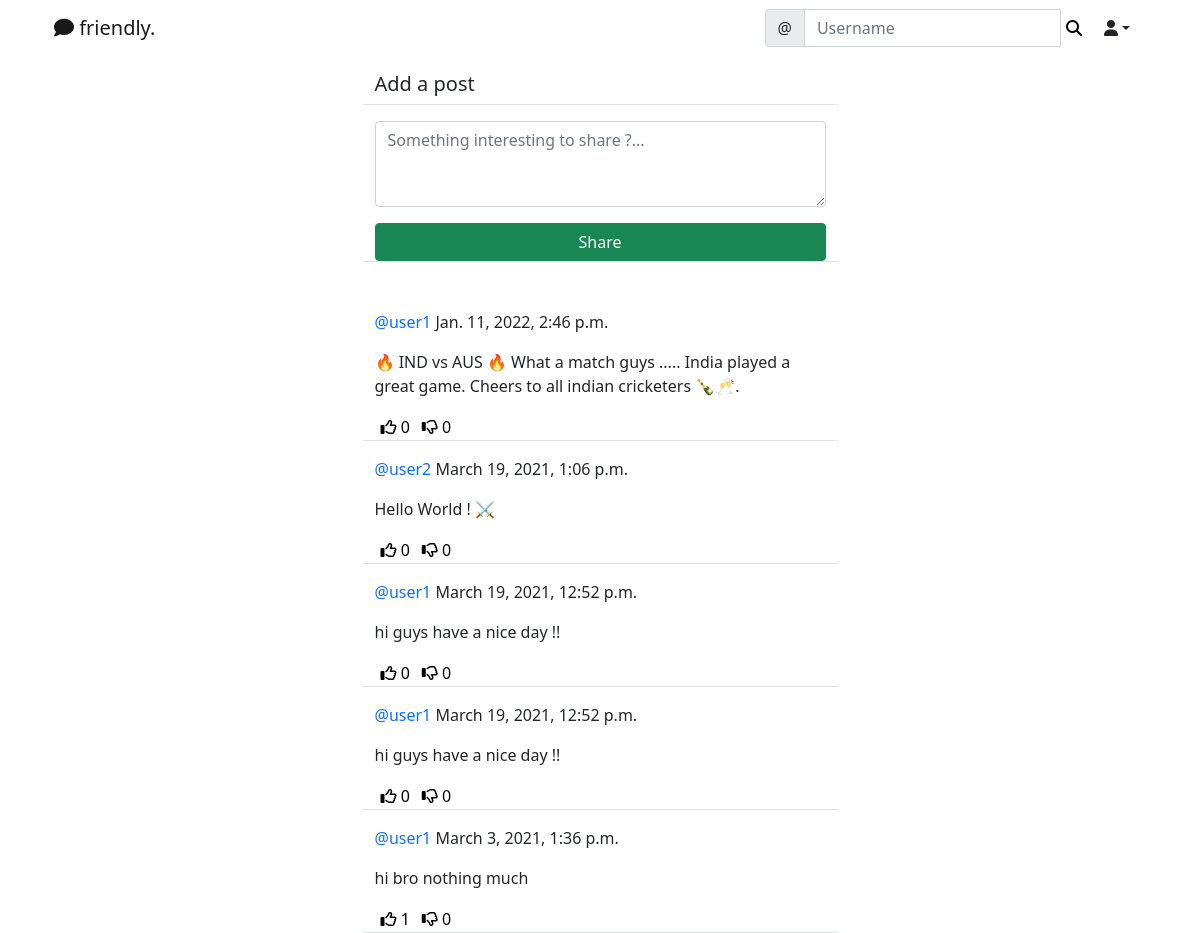
/social/ (signed in), run on the app's committed database.
### social/models.py (models this page shows)
class Post(models.Model):
    body = models.TextField()
    created_on = models.DateTimeField(default=timezone.now)
    author = models.ForeignKey(User, on_delete=models.CASCADE)
    likes = models.ManyToManyField(User, blank=True, related_name='likes')
    dislikes = models.ManyToManyField(User, blank=True, related_name='dislikes')

### social/views.py (the view, shortened to what this page needs)
# urls.py: path('', PostListView.as_view(), name='post-list'),
class PostListView(LoginRequiredMixin, View):
    def get(self, request, *args, **kwargs):
        loggedin_user = request.user
        posts = Post.objects.filter(
            author__profile__followers__in = [loggedin_user.id]
        ).order_by('-created_on')
        form = PostForm()
        context = {
            'post_list': posts,
            'form': form,
        }
        return render(request, 'social/post_list.html', context)

### social/forms.py
class PostForm(forms.ModelForm):
    body = forms.CharField(
        label='',
        widget=forms.Textarea(attrs={
            'rows': 3,
            'placeholder': 'Something interesting to share ?...'
        })
    )
    class Meta:
        model = Post
        fields = ['body']

### social/templates/social/post_list.html (shortened to what this page needs)
{%extends 'landing/base.html'%}
{% load crispy_forms_tags %}
{% block content %}
<div class='container'>
    <div class='row justify-content-center mt-3'>
        <div class='col-md-5 col-sm-12 border-bottom'>
            <h5>Add a post</h5>
        </div>
    </div>
    <div class='row justify-content-center mt-3 mb-5'>
        <div class='col-md-5 col-sm-12 border-bottom'>
            <form method='POST'>
                {{ form | crispy }}
                <div class='d-grid gap-2'>
                    <button class='btn btn-success mt-3'>Share</button>
                </div>
            </form>
        </div>
    </div>
    {% for post in post_list %}
    <div class='row justify-content-center mt-3'>
        <div class='col-md-5 col-sm-12 border-bottom position-relative'>
            <p><a style="text-decoration: none;" class="text-primary" href="{% url 'profile' post.author.profile.pk %}">@{{ post.author }}</a> {{ post.created_on }}</p>
            <div class="position-relative">
                <p>{{ post.body }}</p>
            </div>
            <div class="d-flex flex-row">
                <form method="POST" action="{% url 'like' post.pk %}">
                    <button style="background-color: transparent; border: none; box-shadow: none;" type="submit"><i class="far fa-thumbs-up"></i> <span>{{ post.likes.all.count }}</span></button>
                </form>
                <form method="POST" action="{% url 'dislike' post.pk %}">
                    <button style="background-color: transparent; border: none; box-shadow: none;" type="submit"><i class="far fa-thumbs-down"></i> <span>{{ post.dislikes.all.count }}</span></button>
                </form>
            </div>
        </div>
    </div>
    {% endfor %}
</div>
{% endblock content %}

### data on the page
Post: author "user1", created_on "Jan. 11, 2022, 2:46 p.m.", body "🔥 IND vs AUS 🔥 What a match guys ..... India played a great game. Cheers to all indian cricketers 🍾🥂.", likes.all.count "0", dislikes.all.count "0"
Post: author "user2", created_on "March 19, 2021, 1:06 p.m.", body "Hello World ! ⚔️", likes.all.count "0", dislikes.all.count "0"
Post: author "user1", created_on "March 19, 2021, 12:52 p.m.", body "hi guys have a nice day !!", likes.all.count "0", dislikes.all.count "0"
Post: author "user1", created_on "March 19, 2021, 12:52 p.m.", body "hi guys have a nice day !!", likes.all.count "0", dislikes.all.count "0"
Post: author "user1", created_on "March 3, 2021, 1:36 p.m.", body "hi bro nothing much", likes.all.count "1", dislikes.all.count "0"
